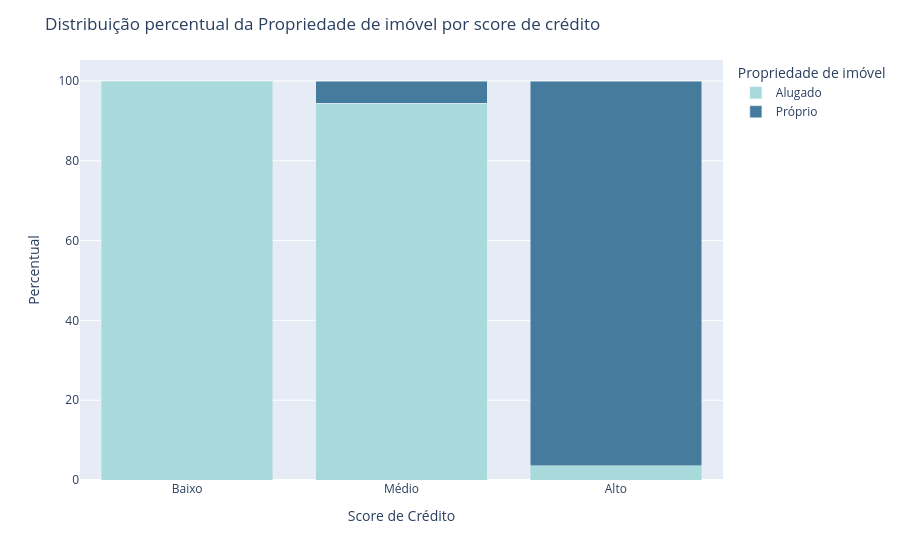

Notebook cell for this chart:
### Markdown cell above
### 3.2.5 Clientes com casa própria tendem a ter um score mais alto?

### Code cell
order_credit_score = ['Baixo', 'Médio', 'Alto']

# Calcular a porcentagem de cada categoria
df_grouped = df.groupby(['Credit Score', 'Home Ownership']).size().reset_index(name='count')
total_por_credit_score = df_grouped.groupby('Credit Score')['count'].transform('sum')
df_grouped['percent'] = (df_grouped['count'] / total_por_credit_score) * 100

# Cria gráfico de barras empilhadas
fig = px.bar(df_grouped, x='Credit Score', y='percent', color='Home Ownership', barmode='stack',
             category_orders={"Credit Score": order_credit_score},
             labels={'Credit Score': 'Score de Crédito', 'percent': 'Percentual', 'Home Ownership': 'Propriedade de imóvel'},
             color_discrete_sequence=['#a8dadc', '#457b9d'])

fig.update_layout(title='Distribuição percentual da Propriedade de imóvel por score de crédito',
                  xaxis_title='Score de Crédito',
                  yaxis_title='Percentual',
                  legend_title='Propriedade de imóvel')
fig.show()

### Figure 1 — Plotly figure (JSON) as saved in the notebook; plotly's stock layout.template omitted (floating-point values rounded to 4 significant figures)
{"data": [{"hovertemplate": "Propriedade de imóvel=Alugado<br>Score de Crédito=%{x}<br>Percentual=%{y}<extra></extra>", "legendgroup": "Alugado", "marker": {"color": "#a8dadc", "pattern": {"shape": ""}}, "name": "Alugado", "orientation": "v", "showlegend": true, "textposition": "auto", "type": "bar", "x": ["Alto", "Baixo", "Médio"], "xaxis": "x", "y": [3.54, 100.0, 94.44], "yaxis": "y"}, {"hovertemplate": "Propriedade de imóvel=Próprio<br>Score de Crédito=%{x}<br>Percentual=%{y}<extra></extra>", "legendgroup": "Próprio", "marker": {"color": "#457b9d", "pattern": {"shape": ""}}, "name": "Próprio", "orientation": "v", "showlegend": true, "textposition": "auto", "type": "bar", "x": ["Alto", "Médio"], "xaxis": "x", "y": [96.46, 5.556], "yaxis": "y"}], "layout": {"barmode": "stack", "legend": {"title": {"text": "Propriedade de imóvel"}, "tracegroupgap": 0}, "margin": {"t": 60}, "title": {"text": "Distribuição percentual da Propriedade de imóvel por score de crédito"}, "xaxis": {"anchor": "y", "categoryarray": ["Baixo", "Médio", "Alto"], "categoryorder": "array", "domain": [0, 1], "title": {"text": "Score de Crédito"}}, "yaxis": {"anchor": "x", "domain": [0, 1], "title": {"text": "Percentual"}}}}
